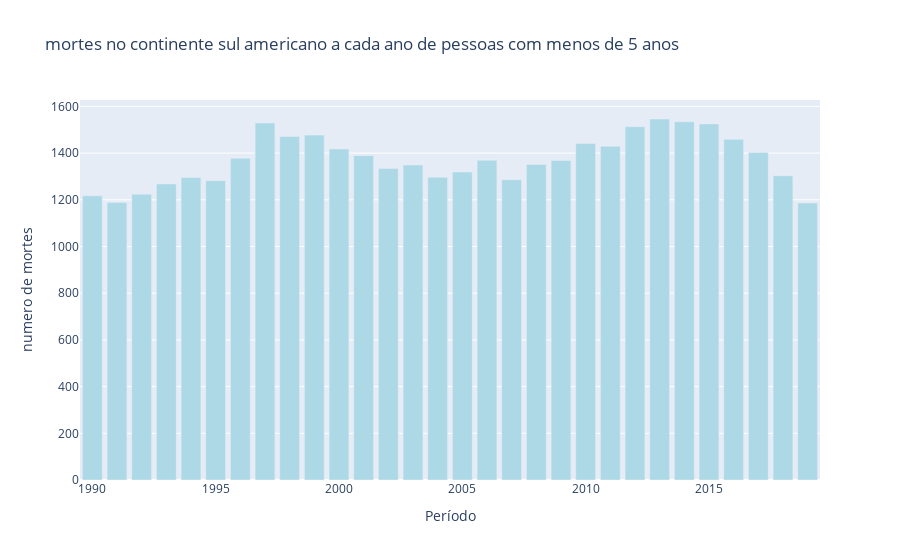

The code cell stored with this chart in its notebook:
### Code cell
data = [go.Bar(x=south_america_df['Year'].values,
               y=soma_por_ano_south_america['Deaths - HIV/AIDS - Sex: Both - Age: Under 5 (Number)'],
               marker = {'color' : 'lightblue'} )]
               

#criando layout
configuracoes_layout = go.Layout(title='mortes no continente sul americano a cada ano de pessoas com menos de 5 anos',
                                 yaxis={'title': 'numero de mortes'},
                                 xaxis={'title': 'Período'})

#objeto figura

fig6 = go.Figure(data=data, layout=configuracoes_layout)

#plotando o grafico
py.iplot(fig6)

### Figure 1 — Plotly figure (JSON) as saved in the notebook; plotly's stock layout.template omitted (floating-point values rounded to 4 significant figures; data arrays with more than 128 entries replaced by an {"elided": "..."} marker saying what was removed)
{"data": [{"marker": {"color": "lightblue"}, "type": "bar", "x": {"elided": "360 int values"}, "y": [1217, 1188, 1224, 1268, 1295, 1282, 1378, 1529, 1471, 1477, 1418, 1389, 1334, 1349, 1297, 1319, 1369, 1286, 1351, 1368, 1441, 1429, 1513, 1546, 1534, 1525, 1459, 1402, 1303, 1186]}], "layout": {"title": {"text": "mortes no continente sul americano a cada ano de pessoas com menos de 5 anos"}, "xaxis": {"title": {"text": "Período"}}, "yaxis": {"title": {"text": "numero de mortes"}}}}
